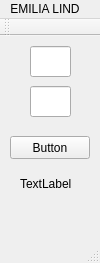
<?xml version="1.0" encoding="UTF-8"?>
<ui version="4.0">
 <class>MainWindow</class>
 <widget class="QMainWindow" name="MainWindow">
  <property name="geometry">
   <rect>
    <x>0</x>
    <y>0</y>
    <width>100</width>
    <height>263</height>
   </rect>
  </property>
  <property name="windowTitle">
   <string>MainWindow</string>
  </property>
  <widget class="QWidget" name="centralWidget">
   <widget class="QLineEdit" name="rad">
    <property name="geometry">
     <rect>
      <x>30</x>
      <y>10</y>
      <width>41</width>
      <height>31</height>
     </rect>
    </property>
   </widget>
   <widget class="QPushButton" name="pushButton">
    <property name="geometry">
     <rect>
      <x>10</x>
      <y>100</y>
      <width>80</width>
      <height>23</height>
     </rect>
    </property>
    <property name="text">
     <string>Button</string>
    </property>
   </widget>
   <widget class="QLineEdit" name="rad_2">
    <property name="geometry">
     <rect>
      <x>30</x>
      <y>50</y>
      <width>41</width>
      <height>31</height>
     </rect>
    </property>
   </widget>
   <widget class="QLabel" name="summan">
    <property name="geometry">
     <rect>
      <x>20</x>
      <y>140</y>
      <width>58</width>
      <height>16</height>
     </rect>
    </property>
    <property name="text">
     <string>TextLabel</string>
    </property>
   </widget>
  </widget>
  <widget class="QMenuBar" name="menuBar">
   <property name="geometry">
    <rect>
     <x>0</x>
     <y>0</y>
     <width>100</width>
     <height>21</height>
    </rect>
   </property>
   <widget class="QMenu" name="menuEMILIA_LIND">
    <property name="title">
     <string>EMILIA LIND</string>
    </property>
   </widget>
   <addaction name="menuEMILIA_LIND"/>
  </widget>
  <widget class="QToolBar" name="mainToolBar">
   <attribute name="toolBarArea">
    <enum>TopToolBarArea</enum>
   </attribute>
   <attribute name="toolBarBreak">
    <bool>false</bool>
   </attribute>
  </widget>
  <widget class="QStatusBar" name="statusBar"/>
 </widget>
 <layoutdefault spacing="6" margin="11"/>
 <resources/>
 <connections/>
</ui>
